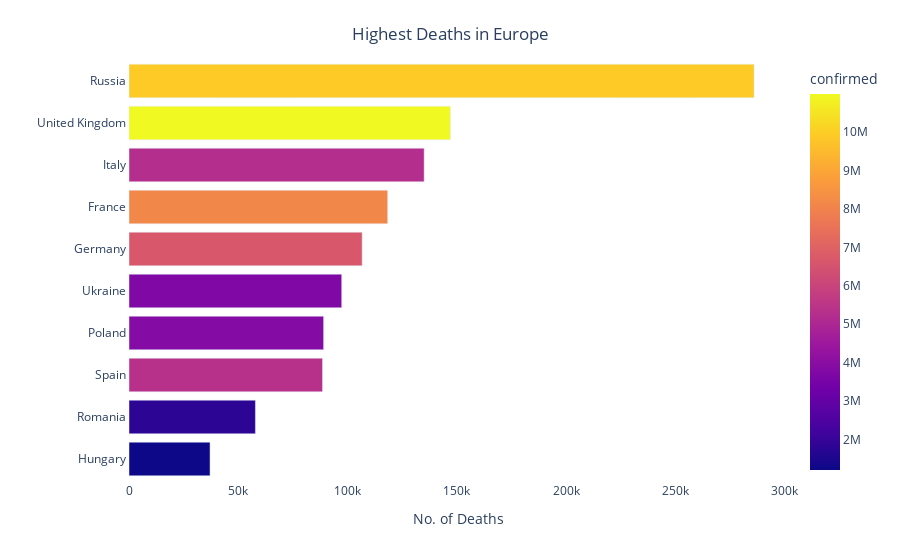

Notebook code cell kept with this figure:
### Code cell
fig = px.bar(top_10_deaths, y="country", x="deaths", orientation='h', color = "confirmed")
fig.update_layout(plot_bgcolor = "white",
                  xaxis = dict(title = "No. of Deaths", linecolor = "white"),
                  yaxis = dict(title = " ", linecolor = "white"),
                  title={ 'text': "Highest Deaths in Europe",
                    'y':0.95,
                    'x':0.5})

fig.show();


#getting help from https://plotly.com/python/bar-charts/

### Figure 1 — Plotly figure (JSON) as saved in the notebook; plotly's stock layout.template omitted (floating-point values rounded to 4 significant figures)
{"data": [{"alignmentgroup": "True", "hovertemplate": "deaths=%{x}<br>country=%{y}<br>confirmed=%{marker.color}<extra></extra>", "legendgroup": "", "marker": {"color": [1202514, 1794589, 5366128, 3857085, 3746106, 6633666, 8136637, 5258886, 10995311, 9899139], "coloraxis": "coloraxis", "pattern": {"shape": ""}}, "name": "", "offsetgroup": "", "orientation": "h", "showlegend": false, "textposition": "auto", "type": "bar", "x": [37079, 57847, 88542, 89045, 97328, 106685, 118357, 135049, 147085, 286023], "xaxis": "x", "y": ["Hungary", "Romania", "Spain", "Poland", "Ukraine", "Germany", "France", "Italy", "United Kingdom", "Russia"], "yaxis": "y"}], "layout": {"barmode": "relative", "coloraxis": {"colorbar": {"title": {"text": "confirmed"}}, "colorscale": [[0, "#0d0887"], [0.1111, "#46039f"], [0.2222, "#7201a8"], [0.3333, "#9c179e"], [0.4444, "#bd3786"], [0.5556, "#d8576b"], [0.6667, "#ed7953"], [0.7778, "#fb9f3a"], [0.8889, "#fdca26"], [1, "#f0f921"]]}, "legend": {"tracegroupgap": 0}, "margin": {"t": 60}, "plot_bgcolor": "white", "title": {"text": "Highest Deaths in Europe", "x": 0.5, "y": 0.95}, "xaxis": {"anchor": "y", "domain": [0, 1], "linecolor": "white", "title": {"text": "No. of Deaths"}}, "yaxis": {"anchor": "x", "domain": [0, 1], "linecolor": "white", "title": {"text": " "}}}}
